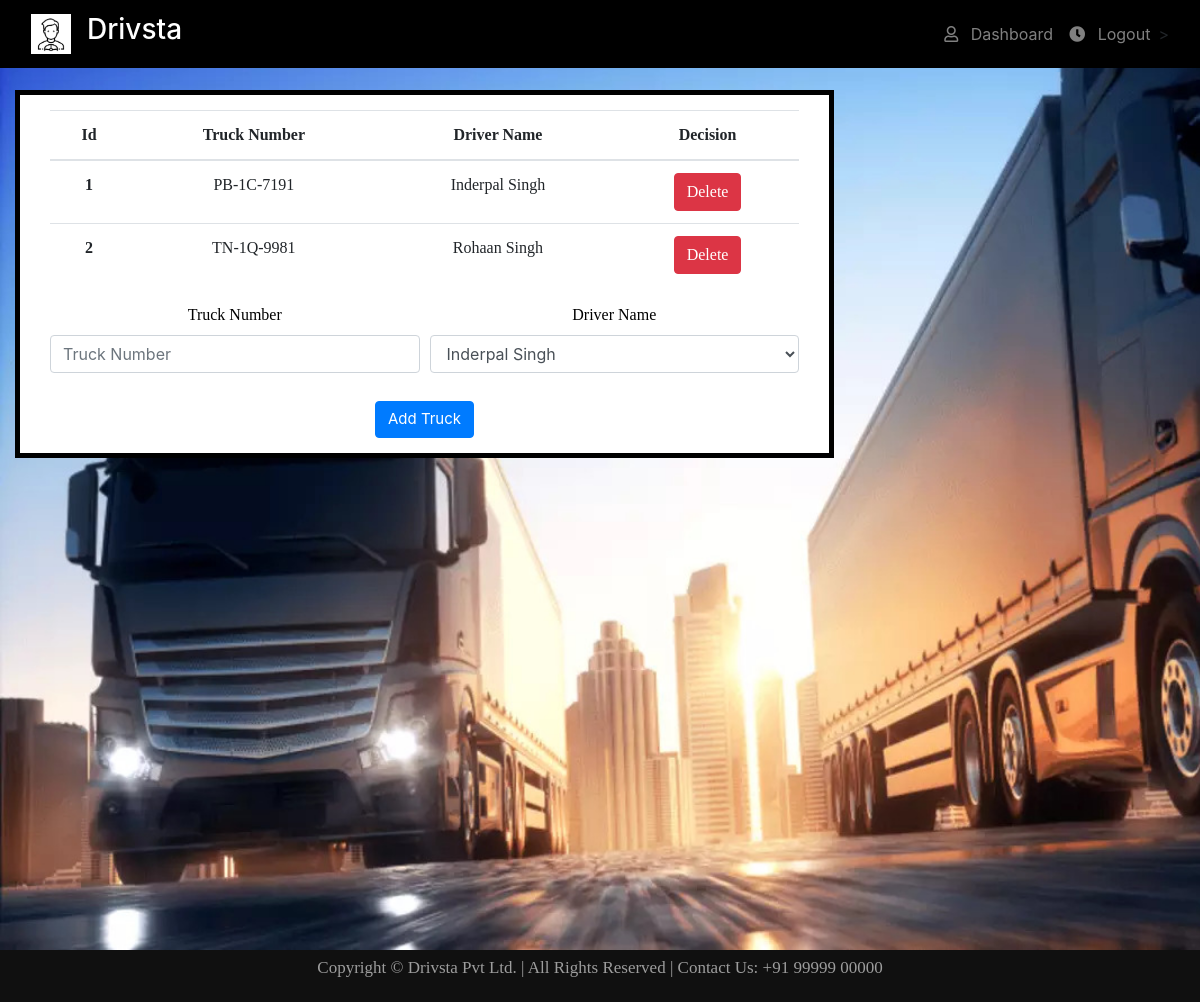
The page /manageTrucks (signed in) on the database its author committed.
### website/models.py (models this page shows)
class Truck(db.Model):
    id = db.Column(db.Integer, primary_key=True)
    truckNumber = db.Column(db.String(30))
    checkpoint = db.Column(db.Integer,db.ForeignKey('checkpoint.id'))
    driver = db.relationship('Driver')
    order = db.relationship('Order')

class Driver(db.Model,UserMixin):
    id = db.Column(db.Integer, primary_key=True)
    email = db.Column(db.String(150),unique=True)
    password = db.Column(db.String(150))
    name = db.Column(db.String(150))
    address = db.Column(db.String(1000))
    contact = db.Column(db.BigInteger)
    license = db.Column(db.String(30))
    truckNumber = db.Column(db.Integer,db.ForeignKey('truck.id'))
    identity = db.Column(db.BLOB)
    checkpoint = db.Column(db.Integer,db.ForeignKey('checkpoint.id'))
    role_id = db.Column(db.Integer(), db.ForeignKey('role.id', ondelete='CASCADE'))
    status = db.Column(db.Integer) #0 -> Pending 1-> Active 2-> Rejected
    order = db.relationship('Order')

### website/views.py (the view, shortened to what this page needs)
@views.route('/manageTrucks',methods=['GET','POST'])
def manageTrucks():
    con = verifyUser("Admin")
    if con:
        trucks = Truck.query.limit(30).all()
        driver = Driver.query.limit(30).all()
        return render_template('manageTrucks.html',trucks=trucks,driver=driver)
    else:
        flash("Not an Admin!",category="error")
        return redirect(url_for('auth.logout'))

### website/__init__.py (called while the page is built)
def create_app():
    app = Flask(__name__)
    app.config['SECRET_KEY'] = 'sbfdsbfa secrret key hai sadhsa'
    app.config['SQLALCHEMY_DATABASE_URI'] = f'sqlite:///{DB_NAME}'
    db.init_app(app)
    from .views import views
    from .auth import auth
    app.register_blueprint(views, url_prefix='/')
    app.register_blueprint(auth, url_prefix='/')
    from .models import Customer, Order, Admin, Driver, Truck, Checkpoint,Role
    create_database(app)
    @app.before_request
    def before_request():
        g.user = None
        if 'user' in session:
            g.user = session['user']
    return app

### website/views.py (called while the page is built)
def verifyUser(User):
    if g.user:
        if User == "Admin":
            if session['role'] == 1:
                return True
        elif User == "Customer":
            if session['role'] == 2:
                return True
        elif User == "Driver":
            if session['role'] == 3:
                return True

### website/templates/manageTrucks.html (shortened to what this page needs)
{% extends 'base.html' %}
{% block content %}
<div class="background2">
<div class="container-fluid">
    <div class="mx-auto d-block">
        <div class="displayBox">
            <table class="table" id="headings"  style="font-size: calc(4px + 1vw);">
                <thead>
                    <tr>
                        <th scope="col">Id</th>
                        <th scope="col">Truck Number</th>
                        <th scope="col">Driver Name</th>
                        <th scope="col">Decision</th>
                    </tr>
                </thead>
                <tbody>
                    {% for truck in trucks %}
                    <tr>
                        <th scope="row">{{ truck.id }}</th>
                        <td>{{ truck.truckNumber }}</td>
                        {% for driver in truck.driver %}
                        <td>{{ driver.name }}</td>
                        {% endfor %}
                        <td>
                            <button type="button" class="btn btn-danger"  style="font-size: calc(4px + 1vw);" onclick="deleteTruck({{ truck.id }})" >Delete</button>
                        </td>
                    </tr>
                    {% endfor %}
                </tbody>
            </table>
            <form method="POST">
                <div class="form-row">
                <div class="col-md-6 mb-1">
                <label for="Truck Number" id="headings" style="font-size:calc(4px + 1vw);">Truck Number</label>
                <input
                        type="text"
                        class="form-control"
                        name = "truckNo"
                        placeholder="Truck Number" required>
                </div>
                <div class="col-md-6 mb-1">
                <label for="Driver Id" id="headings" style="font-size: calc(4px + 1vw);">Driver Name</label>
                <select
                        class="form-control"
                        name = "driverId"
                        required>
                        {% for d in driver %}
                        <option value= "{{d.id}}">{{d.name}}</option>
                        {% endfor %}
                        </select>
                </div>
                </div>
                <br />
                <div align="center">
                  <button type="submit" class="btn btn-primary" style="font-size: calc(3px + 1vw);">Add Truck</button>
                </div>
              </form>
        </div>
    </div>
</div>
</div>
{% endblock %}
{% block footer %}
    {% include 'footer.html' %}
{% endblock %}

### website/static/style.css (style rules this page uses)
body { height:100%; width: 100%; margin: 0; }
.displayBox { float: left; font-size: calc(4px + 1vw); margin-top: 90px; padding: 15px 30px; width: 70%; background-color:#fff; color: #000; box-sizing: border-box; border: 5px solid black; margin-right: 0px; margin-bottom: 40px; }
#headings { font-family: 'Comic Sans MS'; }
.background2 { background: url('./images/trucklog2.jpg');padding: 0; text-align: center; color: #f8f8f8;background-size: cover; background-size: cover; min-height: 950px; background-repeat: no-repeat; }

### rows shown on the page
Truck: id "1", truckNumber "PB-1C-7191"
Driver: name "Inderpal Singh"
Truck: id "2", truckNumber "TN-1Q-9981"
Driver: name "Rohaan Singh"

### other values the page prints
form field driverId "Inderpal Singh"
